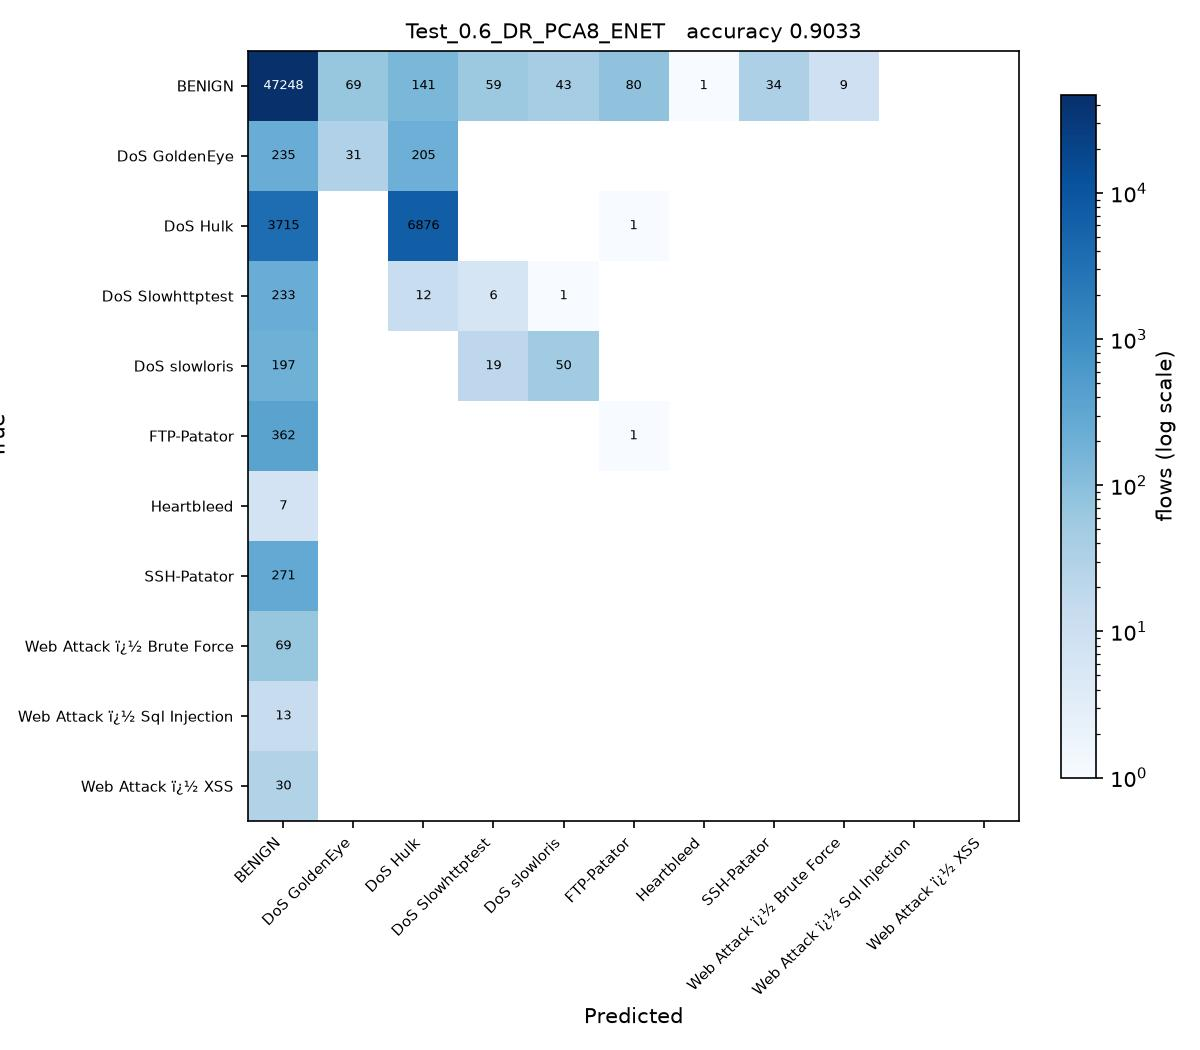

The Python source for this figure:
# Test_0.6_DR_PCA8_ENET.py
#
# Test size 0.6  |  PCA, 8 components  |  Elastic Net -> SGDClassifier(penalty='elasticnet') (sheet #5)
#
# This is SGDC_60_40.py with the changes marked CHANGE below and nothing else.
#
# Sheet entry 5 is ElasticNet(alpha=0.1, l1_ratio=0.5), a regressor. The
# elasticnet penalty and l1_ratio=0.5 are carried over exactly; alpha is left
# at the SGDClassifier default for the same reason as entry 4.

import os
from pathlib import Path

# CHANGE 1: run from the project folder, so the CSV names below resolve, and
# read them as latin-1. The Web Attack labels contain byte 0x96, which the
# default utf-8 decoder rejects with UnicodeDecodeError.
os.chdir(Path(__file__).resolve().parent.parent)
import numpy as np
import pandas as pd

df1 = pd.read_csv(r'C:\Users\Karthika\OneDrive\Desktop\ACN_PCA_75_Runs\Scripts\Tuesday-WorkingHours.pcap_ISCX (1).csv', low_memory=True, encoding='latin-1')
df2 = pd.read_csv(r'C:\Users\Karthika\OneDrive\Desktop\ACN_PCA_75_Runs\Scripts\Wednesday-workingHours.pcap_ISCX.csv', low_memory=True, encoding='latin-1')
df3 = pd.read_csv(r'C:\Users\Karthika\OneDrive\Desktop\ACN_PCA_75_Runs\Scripts\Thursday-WorkingHours-Morning-WebAttacks.pcap_ISCX.csv', low_memory=True, encoding='latin-1')

dataset = pd.concat([df1, df2, df3], ignore_index=True)

dataset.columns = dataset.columns.str.strip()

# CHANGE 2: a stratified sample of 100000 flows, the same for every run.
# The full three captures hold about 1.3 million flows, which makes 75 runs
# impractical. At least 50 flows of every class are kept.
label = dataset.columns[-1]
dataset = pd.concat(
    [g.sample(n=min(len(g), max(50, round(100000 * len(g) / len(dataset)))), random_state=0)
     for _, g in dataset.groupby(label)],
    ignore_index=True
)

X = dataset.iloc[:, :-1]
y = dataset.iloc[:, -1]

X = X.apply(pd.to_numeric, errors='coerce')

X.replace([np.inf, -np.inf], np.nan, inplace=True)

from sklearn.impute import SimpleImputer

imputer = SimpleImputer(missing_values=np.nan, strategy='mean')
X = imputer.fit_transform(X)

from sklearn.preprocessing import LabelEncoder

labelencoder_y = LabelEncoder()
y = labelencoder_y.fit_transform(y)

from sklearn.model_selection import train_test_split

X_train, X_test, y_train, y_test = train_test_split(
    X,
    y,
    test_size=0.6,   # CHANGE 3: test size
    random_state=0,
    stratify=y
)

# CHANGE 4: PCA, from PCA_LDA_KErnel_PCA_CODE.pdf (fitted on training data only).
# PCA follows the directions of largest variance, so the features have to be on
# a common scale first, otherwise the components just track whichever column has
# the biggest units. The scaler is fitted on the training split only.
from sklearn.preprocessing import StandardScaler
from sklearn.decomposition import PCA

scaler = StandardScaler()
X_train = scaler.fit_transform(X_train)
X_test = scaler.transform(X_test)

pca = PCA(n_components=8)
X_train = pca.fit_transform(X_train)          # no labels: PCA is unsupervised
X_test = pca.transform(X_test)
print("\nVariance explained by 8 components : {:.4f}".format(pca.explained_variance_ratio_.sum()))

# CHANGE 5: Elastic Net -> SGDClassifier(penalty='elasticnet') (sheet #5) in place of SGDClassifier
from sklearn.linear_model import SGDClassifier

classifier = SGDClassifier(
    loss='hinge',
    penalty='elasticnet',
    l1_ratio=0.5,
    alpha=0.0001,
    max_iter=1000,
    tol=1e-3,
    random_state=0
)

classifier.fit(X_train, y_train)

y_pred = classifier.predict(X_test) 

from sklearn.metrics import confusion_matrix
from sklearn.metrics import accuracy_score
from sklearn.metrics import precision_score
from sklearn.metrics import recall_score
from sklearn.metrics import f1_score
from sklearn.metrics import classification_report

cm = confusion_matrix(y_test, y_pred)

print("Confusion Matrix:\n")
print(cm)

print("\nAccuracy : {:.4f}".format(accuracy_score(y_test, y_pred)))
print("\nPrecision : {:.4f}".format(precision_score(y_test, y_pred, average='weighted')))
print("\nRecall : {:.4f}".format(recall_score(y_test, y_pred, average='weighted')))
print("\nF1 Score : {:.4f}".format(f1_score(y_test, y_pred, average='weighted')))

print("\nClassification Report:\n")
print(classification_report(y_test, y_pred))
# CHANGE 6: save the confusion matrix as Test_0.6_DR_PCA8_ENET.jpg and record the result
import matplotlib
matplotlib.use('Agg')
import matplotlib.pyplot as plt
from matplotlib.colors import LogNorm

here = Path(__file__).resolve().parent
names = [str(c) for c in labelencoder_y.classes_]
fig, ax = plt.subplots(figsize=(8, 7))
im = ax.imshow(cm, cmap='Blues', norm=LogNorm(vmin=1))
ax.set_xticks(range(len(names)), names, rotation=45, ha='right', fontsize=7)
ax.set_yticks(range(len(names)), names, fontsize=7)
ax.set_xlabel('Predicted')
ax.set_ylabel('True')
ax.set_title('Test_0.6_DR_PCA8_ENET   accuracy {:.4f}'.format(accuracy_score(y_test, y_pred)), fontsize=10)
for i in range(cm.shape[0]):
    for j in range(cm.shape[1]):
        if cm[i, j]:
            ax.text(j, i, cm[i, j], ha='center', va='center', fontsize=6,
                    color='white' if cm[i, j] > cm.max() / 3 else 'black')
fig.colorbar(im, ax=ax, fraction=0.04, label='flows (log scale)')
fig.tight_layout()
fig.savefig(here / 'Test_0.6_DR_PCA8_ENET.jpg', dpi=150)
plt.close(fig)

row = pd.DataFrame([{
    'Test': 0.6, 'DR': 'PCA8', 'Clas': 'ENET',
    'Acc': round(accuracy_score(y_test, y_pred), 4),
    'Pre': round(precision_score(y_test, y_pred, average='weighted', zero_division=0), 4),
    'Rec': round(recall_score(y_test, y_pred, average='weighted', zero_division=0), 4),
    'F1': round(f1_score(y_test, y_pred, average='weighted', zero_division=0), 4),
    'script': 'Test_0.6_DR_PCA8_ENET',
}])
out = here.parent / 'results' / '75_runs.csv'
out.parent.mkdir(exist_ok=True)
if out.exists():
    old = pd.read_csv(out)
    row = pd.concat([old[old['script'] != 'Test_0.6_DR_PCA8_ENET'], row], ignore_index=True)
row.to_csv(out, index=False)
